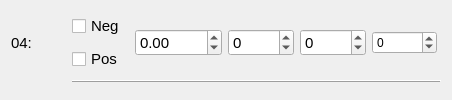
       <widget class="QWidget" name="contact04Wig" native="true">
        <layout class="QGridLayout" name="gridLayout_21">
         <item row="1" column="2">
          <widget class="QCheckBox" name="contact04Pos">
           <property name="sizePolicy">
            <sizepolicy hsizetype="Fixed" vsizetype="Fixed">
             <horstretch>0</horstretch>
             <verstretch>0</verstretch>
            </sizepolicy>
           </property>
           <property name="minimumSize">
            <size>
             <width>47</width>
             <height>0</height>
            </size>
           </property>
           <property name="font">
            <font>
             <family>Arial</family>
             <pointsize>11</pointsize>
            </font>
           </property>
           <property name="focusPolicy">
            <enum>Qt::NoFocus</enum>
           </property>
           <property name="text">
            <string>Pos</string>
           </property>
           <attribute name="buttonGroup">
            <string notr="true">polarity04</string>
           </attribute>
          </widget>
         </item>
         <item row="0" column="0" rowspan="2">
          <widget class="QLabel" name="contact04Text">
           <property name="sizePolicy">
            <sizepolicy hsizetype="Fixed" vsizetype="Preferred">
             <horstretch>0</horstretch>
             <verstretch>0</verstretch>
            </sizepolicy>
           </property>
           <property name="minimumSize">
            <size>
             <width>55</width>
             <height>0</height>
            </size>
           </property>
           <property name="font">
            <font>
             <family>Arial</family>
             <pointsize>11</pointsize>
            </font>
           </property>
           <property name="text">
            <string>04:</string>
           </property>
           <property name="alignment">
            <set>Qt::AlignLeading|Qt::AlignLeft|Qt::AlignVCenter</set>
           </property>
           <property name="margin">
            <number>0</number>
           </property>
           <property name="indent">
            <number>0</number>
           </property>
          </widget>
         </item>
         <item row="0" column="2">
          <widget class="QCheckBox" name="contact04Neg">
           <property name="sizePolicy">
            <sizepolicy hsizetype="Fixed" vsizetype="Fixed">
             <horstretch>0</horstretch>
             <verstretch>0</verstretch>
            </sizepolicy>
           </property>
           <property name="minimumSize">
            <size>
             <width>47</width>
             <height>0</height>
            </size>
           </property>
           <property name="font">
            <font>
             <family>Arial</family>
             <pointsize>11</pointsize>
            </font>
           </property>
           <property name="focusPolicy">
            <enum>Qt::NoFocus</enum>
           </property>
           <property name="text">
            <string>Neg</string>
           </property>
           <attribute name="buttonGroup">
            <string notr="true">polarity04</string>
           </attribute>
          </widget>
         </item>
         <item row="0" column="3" rowspan="2">
          <widget class="QWidget" name="widget_4" native="true">
           <layout class="QGridLayout" name="gridLayout_6">
            <property name="leftMargin">
             <number>4</number>
            </property>
            <property name="rightMargin">
             <number>4</number>
            </property>
            <item row="0" column="0">
             <widget class="QDoubleSpinBox" name="contact04Amp">
              <property name="sizePolicy">
               <sizepolicy hsizetype="Fixed" vsizetype="Fixed">
                <horstretch>0</horstretch>
                <verstretch>0</verstretch>
               </sizepolicy>
              </property>
              <property name="minimumSize">
               <size>
                <width>50</width>
                <height>0</height>
               </size>
              </property>
              <property name="font">
               <font>
                <family>Arial</family>
                <pointsize>11</pointsize>
               </font>
              </property>
              <property name="focusPolicy">
               <enum>Qt::StrongFocus</enum>
              </property>
              <property name="styleSheet">
               <string notr="true"/>
              </property>
              <property name="showGroupSeparator" stdset="0">
               <bool>false</bool>
              </property>
              <property name="minimum">
               <double>-1000.000000000000000</double>
              </property>
              <property name="maximum">
               <double>1000.000000000000000</double>
              </property>
             </widget>
            </item>
            <item row="0" column="1">
             <widget class="QDoubleSpinBox" name="contact04Freq">
              <property name="sizePolicy">
               <sizepolicy hsizetype="Fixed" vsizetype="Fixed">
                <horstretch>0</horstretch>
                <verstretch>0</verstretch>
               </sizepolicy>
              </property>
              <property name="minimumSize">
               <size>
                <width>50</width>
                <height>0</height>
               </size>
              </property>
              <property name="font">
               <font>
                <family>Arial</family>
                <pointsize>11</pointsize>
               </font>
              </property>
              <property name="focusPolicy">
               <enum>Qt::StrongFocus</enum>
              </property>
              <property name="styleSheet">
               <string notr="true"/>
              </property>
              <property name="showGroupSeparator" stdset="0">
               <bool>false</bool>
              </property>
              <property name="decimals">
               <number>0</number>
              </property>
              <property name="minimum">
               <double>-1000.000000000000000</double>
              </property>
              <property name="maximum">
               <double>1000.000000000000000</double>
              </property>
             </widget>
            </item>
            <item row="0" column="2">
             <widget class="QDoubleSpinBox" name="contact04PW">
              <property name="sizePolicy">
               <sizepolicy hsizetype="Fixed" vsizetype="Fixed">
                <horstretch>0</horstretch>
                <verstretch>0</verstretch>
               </sizepolicy>
              </property>
              <property name="minimumSize">
               <size>
                <width>50</width>
                <height>0</height>
               </size>
              </property>
              <property name="font">
               <font>
                <family>Arial</family>
                <pointsize>11</pointsize>
               </font>
              </property>
              <property name="focusPolicy">
               <enum>Qt::StrongFocus</enum>
              </property>
              <property name="styleSheet">
               <string notr="true"/>
              </property>
              <property name="decimals">
               <number>0</number>
              </property>
              <property name="minimum">
               <double>-1000.000000000000000</double>
              </property>
              <property name="maximum">
               <double>1000.000000000000000</double>
              </property>
             </widget>
            </item>
            <item row="0" column="3">
             <widget class="QDoubleSpinBox" name="contact04Imp">
              <property name="sizePolicy">
               <sizepolicy hsizetype="Fixed" vsizetype="Fixed">
                <horstretch>0</horstretch>
                <verstretch>0</verstretch>
               </sizepolicy>
              </property>
              <property name="minimumSize">
               <size>
                <width>60</width>
                <height>0</height>
               </size>
              </property>
              <property name="focusPolicy">
               <enum>Qt::StrongFocus</enum>
              </property>
              <property name="decimals">
               <number>0</number>
              </property>
              <property name="minimum">
               <double>-10000.000000000000000</double>
              </property>
              <property name="maximum">
               <double>10000.000000000000000</double>
              </property>
             </widget>
            </item>
           </layout>
          </widget>
         </item>
         <item row="2" column="2" colspan="2">
          <widget class="Line" name="line_27">
           <property name="sizePolicy">
            <sizepolicy hsizetype="MinimumExpanding" vsizetype="Fixed">
             <horstretch>0</horstretch>
             <verstretch>0</verstretch>
            </sizepolicy>
           </property>
           <property name="minimumSize">
            <size>
             <width>225</width>
             <height>0</height>
            </size>
           </property>
           <property name="font">
            <font>
             <family>Arial</family>
             <pointsize>11</pointsize>
            </font>
           </property>
           <property name="styleSheet">
            <string notr="true">padding-top:9px;</string>
           </property>
           <property name="frameShadow">
            <enum>QFrame::Raised</enum>
           </property>
           <property name="lineWidth">
            <number>1</number>
           </property>
           <property name="orientation">
            <enum>Qt::Horizontal</enum>
           </property>
          </widget>
         </item>
        </layout>
       </widget>
